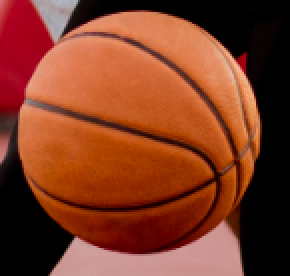
#> input picture assets/basketball.png, 145 x 138 px, given in place of playingbasketball.jpg, which was not available (shown 2 times larger)
$ python 'Object detection using template matching.py'
#> lines starting #> are read from the running program, lines starting #| are printed output that depends on the picture; pictures that were not available may be replaced by others from this repository, and a replacement may not be noted
import numpy as np
import cv2

#load in as greyscale
img = cv2.imread('assets/playingbasketball.jpg', 0)
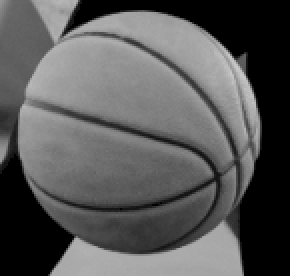
#> img: shape (138, 145) (shown 2 times larger); min 0, max 200, mean 88.7
img = cv2.resize(img, (0,0), fx=0.18,fy=0.18) #Reduced size as it was too big to see the full picture and identify the rectangle on basketball
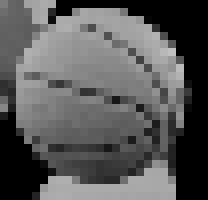
#> img: shape (25, 26) (shown 8 times larger); min 0, max 192, mean 88.5
template = cv2.imread('assets/shoe.png', 0)
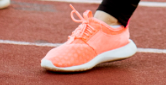
#> input picture assets/shoe.png, 166 x 85 px, found by its file name
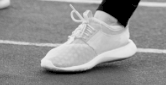
#> template: shape (85, 166); min 0, max 238, mean 142.7

h, w = template.shape   #Greyscale images aren't 3D, don't have channels
#> h = 85; w = 166

#Methods to do template matching
#Try using all the methods and pick the best one that worked
methods = [cv2.TM_CCOEFF_NORMED, cv2.TM_CCOEFF_NORMED, cv2.TM_CCORR,
           cv2.TM_CCORR_NORMED, cv2.TM_SQDIFF, cv2.TM_SQDIFF_NORMED]

#Perform every single method in methods array for template matching
for method in methods:
    img2 = img.copy()   #Draw the rectangle around the same object from the template on original image

    result = cv2.matchTemplate(img2, template, method)  #'Slides' template around base img and identify how close a match is
    #print(result)  #(W - w + 1, H - h + 1)
    min_val, max_val, min_loc, max_loc = cv2.minMaxLoc(result)  #Return min, max value of array & min, max location in array
    print(min_loc, max_loc)

    if method in [cv2.TM_SQDIFF, cv2.TM_SQDIFF_NORMED]:
        location = min_loc
    else:
        location = max_loc  #Methods:TM_CCOEFF_NORMED, cv2.TM_CCOEFF_NORMED, cv2.TM_CCORR, cv2.TM_CCORR_NORMED,

    #Draw rectangle at location in array
    bottom_right = (location[0] + w, location[1] + h)
    cv2.rectangle(img2, location, bottom_right, 255, 3)
    cv2.imshow('Match', img2)
    cv2.waitKey(0)
    cv2.destroyAllWindows()
#> this loop made 6 passes
#> (min_val, max_val, min_loc, location, bottom_right) on passes 1 to 4: (-0.424, 0.434, (48, 0), (87, 10), (253, 95)), (-0.424, 0.434, (48, 0), (87, 10), (253, 95)), (978530.9, 11951432, (109, 0), (109, 32), (275, 117)), (0.205, 0.855, (109, 0), (88, 10), (254, 95))
#> (min_val, max_val, max_loc, location, bottom_right) on passes 5 to 6: (3316965, 12103286, (104, 33), (15, 60), (181, 145)), (0.374, 1, (98, 0), (0, 60), (166, 145))
#| (48, 0) (87, 10)
#| (48, 0) (87, 10)
#| (109, 0) (109, 32)
#| (109, 0) (88, 10)
#| (15, 60) (104, 33)
#| (0, 60) (98, 0)
#> pass 1, `result = cv2.matchTemplate(img2, template, method)  #'Slides' template..`:
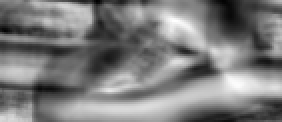
#> result: shape (61, 141) float32 (shown 2 times larger); min -0.424, max 0.434, mean -0.00376; drawn with min black and max white
#> pass 3, `result = cv2.matchTemplate(img2, template, method)  #'Slides' template..`:
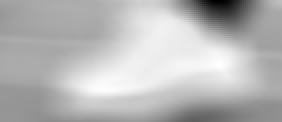
#> result: shape (61, 141) float32 (shown 2 times larger); min 978530.9, max 11951432, mean 8862872; drawn with min black and max white
#> after the loop:
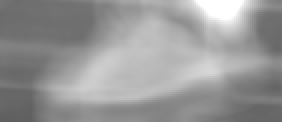
#> result: shape (61, 141) float32 (shown 2 times larger); min 0.374, max 1, mean 0.595
